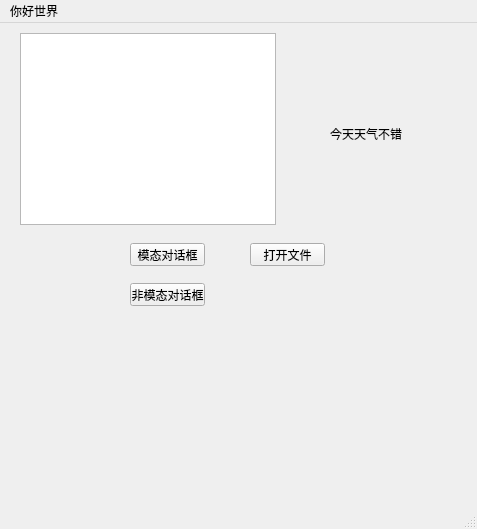
<?xml version="1.0" encoding="UTF-8"?>
<ui version="4.0">
 <class>MainWindow</class>
 <widget class="QMainWindow" name="MainWindow">
  <property name="geometry">
   <rect>
    <x>0</x>
    <y>0</y>
    <width>477</width>
    <height>529</height>
   </rect>
  </property>
  <property name="windowTitle">
   <string>MainWindow</string>
  </property>
  <widget class="QWidget" name="centralwidget">
   <widget class="QPushButton" name="pushButton1">
    <property name="geometry">
     <rect>
      <x>130</x>
      <y>220</y>
      <width>75</width>
      <height>23</height>
     </rect>
    </property>
    <property name="text">
     <string>模态对话框</string>
    </property>
   </widget>
   <widget class="QPushButton" name="pushButton2">
    <property name="geometry">
     <rect>
      <x>130</x>
      <y>260</y>
      <width>75</width>
      <height>23</height>
     </rect>
    </property>
    <property name="text">
     <string>非模态对话框</string>
    </property>
   </widget>
   <widget class="QPushButton" name="pushButton3">
    <property name="geometry">
     <rect>
      <x>250</x>
      <y>220</y>
      <width>75</width>
      <height>23</height>
     </rect>
    </property>
    <property name="text">
     <string>打开文件</string>
    </property>
   </widget>
   <widget class="QLabel" name="label_1">
    <property name="geometry">
     <rect>
      <x>330</x>
      <y>90</y>
      <width>101</width>
      <height>41</height>
     </rect>
    </property>
    <property name="text">
     <string>今天天气不错</string>
    </property>
   </widget>
   <widget class="QTextBrowser" name="textBrowser_1">
    <property name="geometry">
     <rect>
      <x>20</x>
      <y>10</y>
      <width>256</width>
      <height>192</height>
     </rect>
    </property>
   </widget>
  </widget>
  <widget class="QMenuBar" name="menubar">
   <property name="geometry">
    <rect>
     <x>0</x>
     <y>0</y>
     <width>477</width>
     <height>22</height>
    </rect>
   </property>
   <widget class="QMenu" name="menu">
    <property name="title">
     <string>你好世界</string>
    </property>
   </widget>
   <addaction name="menu"/>
  </widget>
  <widget class="QStatusBar" name="statusbar"/>
 </widget>
 <resources/>
 <connections/>
</ui>
